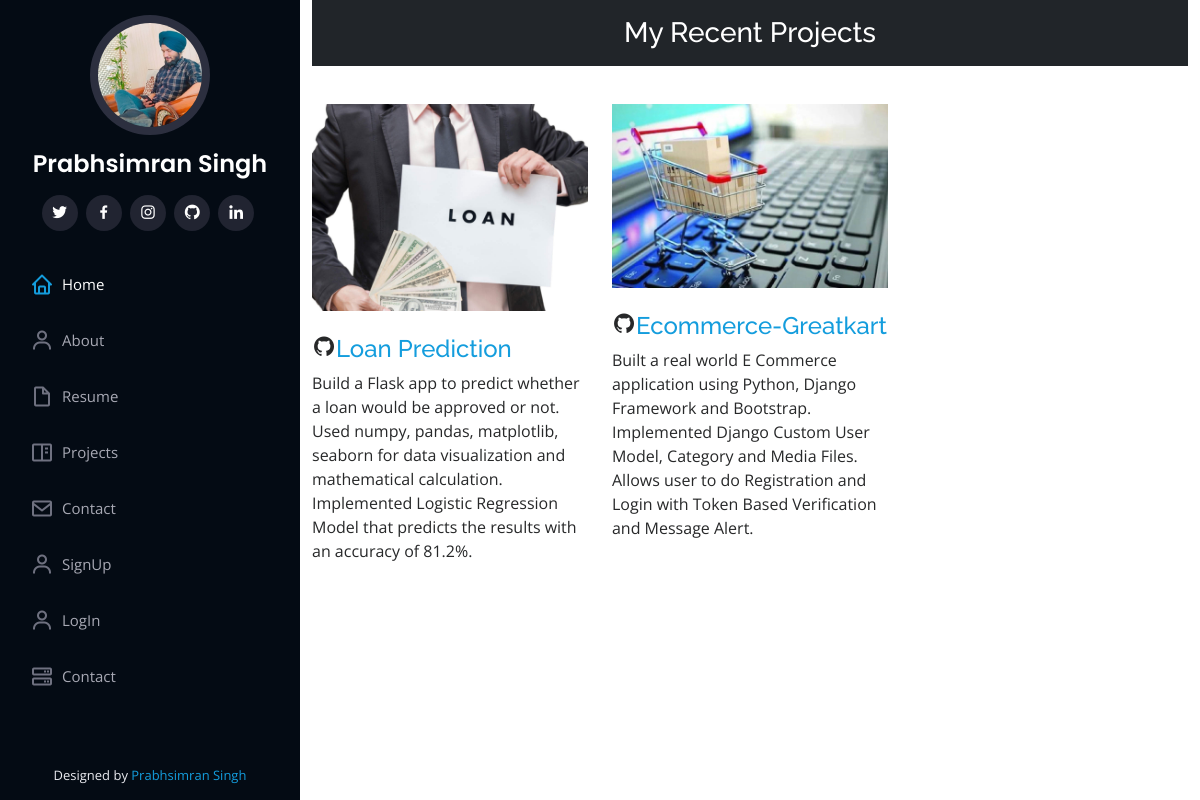
The app's page /projects with its own data.
### portfolio/models.py (models this page shows, shortened)
class Projects(models.Model):
    title=models.CharField(max_length=60)
    description=models.TextField()
    img=models.ImageField(upload_to='projects', blank=True, null=True)
    link=models.URLField( max_length=128)

### portfolio/views.py (the view)
# urls.py: path('projects', views.projects, name='projects'),
def projects(request):
    posts=Projects.objects.all()
    context={"posts":posts}
    return render(request, 'projects.html', context)

### templates/projects.html (shortened to what this page needs)
{% extends 'base.html' %}
{% block stylecss %}
<link rel="stylesheet" href="https://cdnjs.cloudflare.com/ajax/libs/font-awesome/6.4.0/css/all.min.css"
 />
{% endblock stylecss %}
{% block body %}
{%load static%}
    <div class="container">
      <div class="section-title">
        <h3 class="text-white bg-dark text-center p-3">My Recent Projects </h3>
        </div>
      <div class="row portfolio-container" data-aos="fade-up" data-aos-delay="100">
{% for post in posts %}
        <div class="col-lg-4 col-md-6 portfolio-item filter-app">
          <div class="portfolio-wrap">
            <img src="{{post.img.url}}" class="img-fluid" alt="no-image">
            <br>
              <h4 class="title"><i class="bx bxl-github"></i><a href="{{post.link}}" target="_blank">{{post.title}}</a></h4>
              <p class="description">{{post.description}}</p>
          </div>
        </div>
{% endfor %}
      </div>
    </div>
{% endblock body %}

### templates/base.html (shortened to what this page needs)
{% load static %}
<!DOCTYPE html>
<html lang="en">
<head>
  {% block stylecss %}
  {% endblock stylecss %}
  <link href="{% static 'assets/vendor/aos/aos.css' %}" rel="stylesheet">
  <link href="{% static 'assets/vendor/bootstrap/css/bootstrap.min.css' %}" rel="stylesheet">
  <link href="{% static 'assets/vendor/bootstrap-icons/bootstrap-icons.css' %}" rel="stylesheet">
  <link href="{% static 'assets/vendor/boxicons/css/boxicons.min.css' %}" rel="stylesheet">
  <link href="{% static 'assets/vendor/glightbox/css/glightbox.min.css' %}" rel="stylesheet">
  <link href="{% static 'assets/vendor/swiper/swiper-bundle.min.css' %}" rel="stylesheet">
  <link href="{% static 'assets/css/style.css' %}" rel="stylesheet">
</head>
<body>
  <header id="header">
    <div class="d-flex flex-column">
      <div class="profile">
        <img src="{% static 'assets/img/my_pic2.jpeg' %}" alt="" class="img-fluid rounded-circle">
        <h1 class="text-light"><a href="index.html">Prabhsimran Singh</a></h1>
        <div class="social-links mt-3 text-center">
          <a href="#" class="twitter"><i class="bx bxl-twitter" target="_blank"></i></a>
          <a href="#" class="facebook"><i class="bx bxl-facebook" target="_blank"></i></a>
          <a href="https://www.instagram.com/ik_prabh/" class="instagram" target="_blank"><i class="bx bxl-instagram"></i></a>
          <a href="https://github.com/Prabhsimran1313" class="github" target="_blank"><i class="bx bxl-github"></i></a>
          <a href="https://www.linkedin.com/in/prabhsimran-singh-b4816621b/" class="linkedin" target="_blank"><i class="bx bxl-linkedin"></i></a>
        </div>
      </div>
      <nav id="navbar" class="nav-menu navbar">
        <ul>
          <li><a href="/" class="nav-link scrollto active"><i class="bx bx-home"></i> <span>Home</span></a></li>
          <li><a href="/about" class="nav-link scrollto"><i class="bx bx-user"></i> <span>About</span></a></li>
          <li><a href="/resume" class="nav-link scrollto"><i class="bx bx-file-blank"></i> <span>Resume</span></a></li>
          <li><a href="/projects" class="nav-link scrollto"><i class="bx bx-book-content"></i> <span>Projects</span></a></li>
          <li><a href="/contact" class="nav-link scrollto"><i class="bx bx-envelope"></i> <span>Contact</span></a></li>
          {% if not request.user.is_authenticated %}
          <li><a href="/auth/signup/" class="nav-link scrollto"><i class="bx bx-user"></i> <span>SignUp</span></a></li>
          <li><a href="/auth/login/" class="nav-link scrollto"><i class="bx bx-user"></i> <span>LogIn</span></a></li>
          {% else %}
          <li><a href="/auth/logout/" class="nav-link scrollto"><i class="bx bx-user"></i> <span>LogOut</span></a></li>
          {% endif %}
          <li><a href="/services" class="nav-link scrollto"><i class="bx bx-server"></i> <span>Contact</span></a></li>
        </ul>
      </nav>
    </div>
  </header>
  <main id="main">
{% block body %}
{% endblock body %}
  </main>
  <footer id="footer">
    <div class="container">
      <div class="credits">
        Designed by <a href="https://www.linkedin.com/in/prabhsimran-singh-b4816621b">Prabhsimran Singh</a>
      </div>
    </div>
  </footer>
</body>
</html>

### static/assets/css/style.css (style rules this page uses)
body { font-family: "Open Sans", sans-serif; color: #272829; }
a { color: #149ddd; text-decoration: none; }
h1, h2, h3, h4, h5, h6 { font-family: "Raleway", sans-serif; }
#header { position: fixed; top: 0; left: 0; bottom: 0; width: 300px; transition: all ease-in-out 0.5s; z-index: 9997; transition: all 0.5s; padding: 0 15px; background: #040b14; overflow-y: auto; }
#header .profile img { margin: 15px auto; display: block; width: 120px; border: 8px solid #2c2f3f; }
#header .profile h1 { font-size: 24px; margin: 0; padding: 0; font-weight: 600; -moz-text-align-last: center; text-align-last: center; font-family: "Poppins", sans-serif; }
#header .profile h1 a, #header .profile h1 a:hover { color: #fff; text-decoration: none; }
#header .profile .social-links a { font-size: 18px; display: inline-block; background: #212431; color: #fff; line-height: 1; padding: 8px 0; margin-right: 4px; border-radius: 50%; text-align: center; width: 36px; height: 36px; transition: 0.3s; }
#main { margin-left: 300px; }
.nav-menu { padding: 30px 0 0 0; }
.nav-menu * { margin: 0; padding: 0; list-style: none; }
.nav-menu>ul>li { position: relative; white-space: nowrap; }
.nav-menu a, .nav-menu a:focus { display: flex; align-items: center; color: #a8a9b4; padding: 12px 15px; margin-bottom: 8px; transition: 0.3s; font-size: 15px; }
.nav-menu a i, .nav-menu a:focus i { font-size: 24px; padding-right: 8px; color: #6f7180; }
.nav-menu a:hover, .nav-menu .active, .nav-menu .active:focus, .nav-menu li:hover>a { text-decoration: none; color: #fff; }
.nav-menu a:hover i, .nav-menu .active i, .nav-menu .active:focus i, .nav-menu li:hover>a i { color: #149ddd; }
.section-title { padding-bottom: 30px; }
#footer { padding: 15px; color: #f4f6fd; font-size: 14px; position: fixed; left: 0; bottom: 0; width: 300px; z-index: 9999; background: #040b14; }
#footer .credits { padding-top: 5px; text-align: center; font-size: 13px; color: #eaebf0; }

### records on screen
Projects: img (picture), title "Loan Prediction", description "Build a Flask app to predict whether a loan would be approved or not. Used numpy, pandas, matplotlib, seaborn for data visualization and mathematical calculation. Implemented Logistic Regression Model that predicts the results with an accuracy of 81.2%."
Projects: img (picture), title "Ecommerce-Greatkart", description "Built a real world E Commerce application using Python, Django Framework and Bootstrap. Implemented Django Custom User Model, Category and Media Files. Allows user to do Registration and Login with Token Based Verification and Message Alert."
